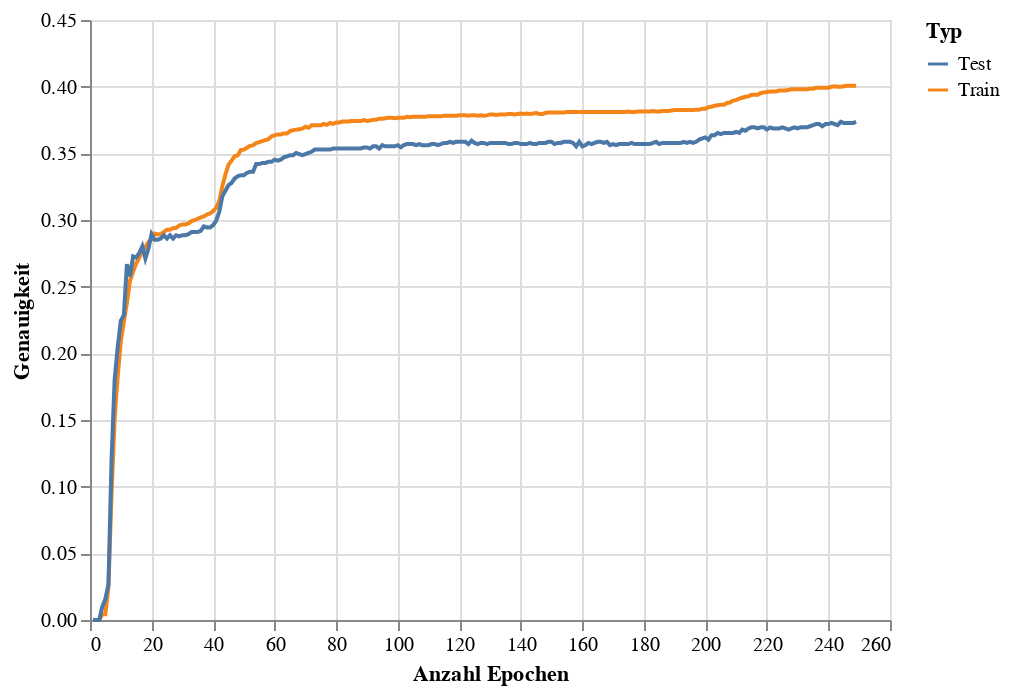

The code cell stored with this chart in its notebook:
### Code cell
train_eval_accuracy_chart = alt.Chart(accuracy_df).mark_line().encode(
    x = alt.X('Epoch',title='Anzahl Epochen'),
    y = alt.Y('Accuracy',title='Genauigkeit'),
    color = alt.Color('Type',title='Typ')
)
train_eval_accuracy_chart

### Figure 1 — Vega-Lite specification as saved in the notebook (floating-point values rounded to 4 significant figures; data arrays with more than 128 entries replaced by an {"elided": "..."} marker saying what was removed)
{"config": {"view": {"continuousWidth": 400, "continuousHeight": 300}}, "data": {"name": "data-32c1bb16bc2cac6033dd3b9574cbd551"}, "mark": "line", "encoding": {"color": {"field": "Type", "title": "Typ", "type": "nominal"}, "x": {"field": "Epoch", "title": "Anzahl Epochen", "type": "quantitative"}, "y": {"field": "Accuracy", "title": "Genauigkeit", "type": "quantitative"}}, "$schema": "https://vega.github.io/schema/vega-lite/v4.17.0.json", "datasets": {"data-32c1bb16bc2cac6033dd3b9574cbd551": {"elided": "498 records"}}}
